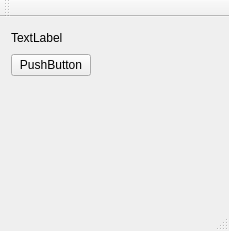
<?xml version="1.0" encoding="UTF-8"?>
<ui version="4.0">
 <class>MainWindow</class>
 <widget class="QMainWindow" name="MainWindow">
  <property name="geometry">
   <rect>
    <x>0</x>
    <y>0</y>
    <width>229</width>
    <height>231</height>
   </rect>
  </property>
  <property name="windowTitle">
   <string>WolfClick</string>
  </property>
  <property name="windowOpacity">
   <double>1.000000000000000</double>
  </property>
  <widget class="QWidget" name="centralWidget">
   <layout class="QGridLayout" name="gridLayout">
    <item row="0" column="0">
     <widget class="QLabel" name="label">
      <property name="text">
       <string>TextLabel</string>
      </property>
     </widget>
    </item>
    <item row="0" column="1">
     <spacer name="horizontalSpacer">
      <property name="orientation">
       <enum>Qt::Horizontal</enum>
      </property>
      <property name="sizeHint" stdset="0">
       <size>
        <width>315</width>
        <height>20</height>
       </size>
      </property>
     </spacer>
    </item>
    <item row="2" column="0">
     <spacer name="verticalSpacer">
      <property name="orientation">
       <enum>Qt::Vertical</enum>
      </property>
      <property name="sizeHint" stdset="0">
       <size>
        <width>20</width>
        <height>180</height>
       </size>
      </property>
     </spacer>
    </item>
    <item row="1" column="0">
     <widget class="QPushButton" name="pushButton">
      <property name="text">
       <string>PushButton</string>
      </property>
     </widget>
    </item>
   </layout>
  </widget>
  <widget class="QMenuBar" name="menuBar">
   <property name="geometry">
    <rect>
     <x>0</x>
     <y>0</y>
     <width>229</width>
     <height>26</height>
    </rect>
   </property>
  </widget>
  <widget class="QToolBar" name="mainToolBar">
   <attribute name="toolBarArea">
    <enum>TopToolBarArea</enum>
   </attribute>
   <attribute name="toolBarBreak">
    <bool>false</bool>
   </attribute>
  </widget>
  <widget class="QStatusBar" name="statusBar"/>
 </widget>
 <layoutdefault spacing="6" margin="11"/>
 <resources/>
 <connections/>
</ui>
